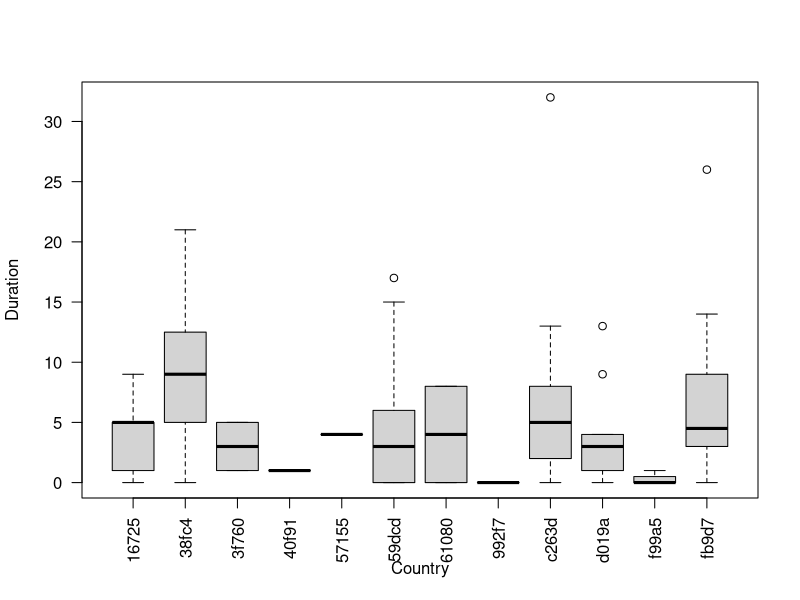
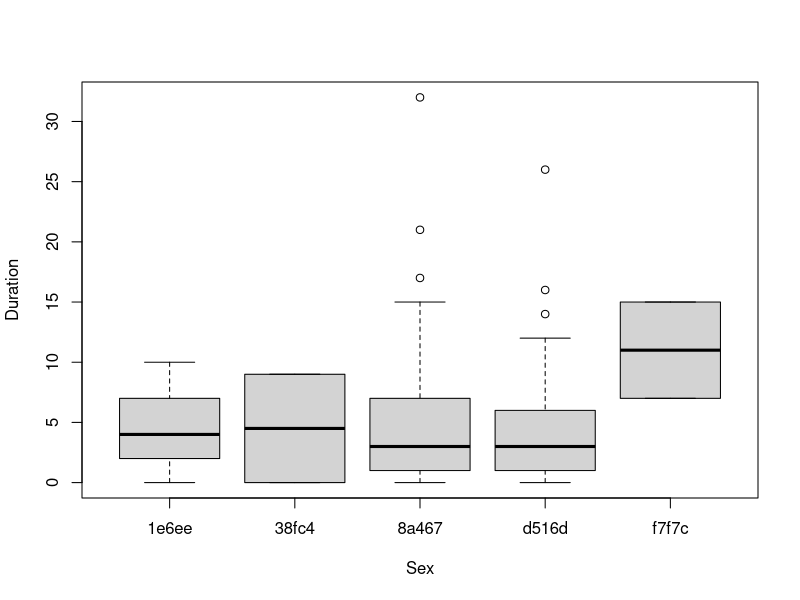

Source code (R) for these figures, in order:
## ---- chunk 1
knitr::opts_chunk$set(echo = TRUE)
## ---- chunk 2
rm(list = ls())
train <- read.table('train2.txt',sep = ',',header = TRUE)
test <- read.table('test2.txt',sep = ',',header = TRUE)
plot(factor(train$country),train$duration,xlab = 'Country', ylab = 'Duration',main = '',las=2)
table(train$country)
plot(factor(train$sex),train$duration,xlab = 'Sex', ylab = 'Duration',main = '')
## ---- chunk 3
train$is_train = T
test$is_train = F
train$Id = NA
train$outcome = NULL
test$duration = NA
combined = rbind(train,test)
## ---- chunk 4
age <- combined$age

#if age is an interval then we define it as mean
for (i in 1:length(age)) {
  if (grepl('-',age[i])) {
    z = strsplit(age[i], '-')
    age[i] = mean (as.numeric(c(z[[1]][1],z[[1]][2])))
  }
}

age <- as.numeric(age)
mu <- mean(age[!is.na(age)])
library(tidyverse)
age = replace_na(age,mu)

#age = as.numeric(age)
for (i in 1:length(age)) {
  if (is.na(age[i]) || age[i] == '') {
    age.missing[i] =1
  }
}

all.age <- as.data.frame(cbind(age))
## ---- chunk 5
#we only select the feature that appears >4 times in training set
sex = combined$sex
sex_union = union(train$sex,test$sex)
sex_union = c(sex_union,'others')
##create a data frame containing all union sex 
sex_matrix = as.data.frame(matrix(ncol = length(sex_union), nrow = length(sex)))

##crreate a array of each feature in sex
feature = c()
for (each_sex in sex_union) {feature = append(feature,paste0('sex.',each_sex))}

colnames(sex_matrix) = feature

for (i in 1:length(sex)) {
  for (j in 1:length(feature)) {
    if (grepl(sex[i],feature[j])) {
      sex_matrix[i,j] = 1
    }
    else {sex_matrix[i,j] = 0}
  }
}
low_index = apply(sex_matrix, 2, sum) < 8
for (i in 1:length(sex)) {
  if (sum(sex_matrix[i,low_index])>0){
    sex_matrix[i,'sex.others'] = 1
  }
}
new_low_index = apply(sex_matrix, 2, sum) < 8
sex_matrix[,new_low_index] = NULL
new.combined <- cbind(all.age,sex_matrix)
## ---- chunk 6
#we only select the feature that appears >4 times in training set
province = combined$province
province_union = union(train$province,test$province)
province_union = c(province_union,'others')
##create a data frame containing all union province 
province_matrix = as.data.frame(matrix(ncol = length(province_union), nrow = length(province)))

##crreate a array of each feature in province
feature = c()
for (each_province in province_union) {feature = append(feature,paste0('province.',each_province))}

colnames(province_matrix) = feature

for (i in 1:length(province)) {
  for (j in 1:length(feature)) {
    if (grepl(province[i],feature[j])) {
      province_matrix[i,j] = 1
    }
    else {province_matrix[i,j] = 0}
  }
}
low_index = apply(province_matrix, 2, sum) < 8
for (i in 1:length(province)) {
  if (sum(province_matrix[i,low_index])>0){
    province_matrix[i,'province.others'] = 1
  }
}
new_low_index = apply(province_matrix, 2, sum) < 8
province_matrix[,new_low_index] = NULL

new.combined <- cbind(new.combined,province_matrix)
## ---- chunk 7
#we only select the feature that appears >4 times in training set
country = combined$country
country_union = union(train$country,test$country)
country_union = c(country_union,'others')
##create a data frame containing all union country 
country_matrix = as.data.frame(matrix(ncol = length(country_union), nrow = length(country)))

##crreate a array of each feature in country
feature = c()
for (each_country in country_union) {feature = append(feature,paste0('country.',each_country))}

colnames(country_matrix) = feature

for (i in 1:length(country)) {
  for (j in 1:length(feature)) {
    if (grepl(country[i],feature[j])) {
      country_matrix[i,j] = 1
    }
    else {country_matrix[i,j] = 0}
  }
}
low_index = apply(country_matrix, 2, sum) < 8
for (i in 1:length(country)) {
  if (sum(country_matrix[i,low_index])>0){
    country_matrix[i,'country.others'] = 1
  }
}
new_low_index = apply(country_matrix, 2, sum) < 8
country_matrix[,new_low_index] = NULL

new.combined <- cbind(new.combined,country_matrix)
## ---- chunk 8
#we only select the feature that appears >4 times in training set
V1 = combined$V1
V1_union = union(train$V1,test$V1)
V1_union = c(V1_union,'others')
##create a data frame containing all union V1 
V1_matrix = as.data.frame(matrix(ncol = length(V1_union), nrow = length(V1)))

##crreate a array of each feature in V1
feature = c()
for (each_V1 in V1_union) {feature = append(feature,paste0('V1.',each_V1))}

colnames(V1_matrix) = feature

for (i in 1:length(V1)) {
  for (j in 1:length(feature)) {
    if (grepl(V1[i],feature[j])) {
      V1_matrix[i,j] = 1
    }
    else {V1_matrix[i,j] = 0}
  }
}
low_index = apply(V1_matrix, 2, sum) < 8
for (i in 1:length(V1)) {
  if (sum(V1_matrix[i,low_index])>0){
    V1_matrix[i,'V1.others'] = 1
  }
}
new_low_index = apply(V1_matrix, 2, sum) < 8
V1_matrix[,new_low_index] = NULL

new.combined <- cbind(new.combined,V1_matrix)
## ---- chunk 9
confirmed = combined$confirmed
for (i in 1:length(confirmed)){
  confirmed[i]=as.POSIXct(confirmed[i], format="%d.%m.%y")
}
confirmed = as.numeric(confirmed)
mu <- mean(confirmed[!is.na(confirmed)])
library(tidyverse)
confirmed = replace_na(confirmed,mu)
new.combined <- cbind(new.combined,confirmed)
## ---- chunk 10
##1. pre-processiong with text data 
#TODO: (optional) add feature no_symptoms
# train symptoms
train_symptoms=as.data.frame(combined$symptoms)
#split string by ';'
library('tidyverse')
train_symptoms=as.data.frame(separate_rows(train_symptoms, 1, sep = ";", convert = FALSE))
colnames(train_symptoms) = c('train_symptoms')


for (i in 1:nrow(train_symptoms)){
  ## TODO: another way to extract feature by particular temp
  if (grepl('fever',train_symptoms[i,1])) {train_symptoms[i,1] = 'fever'}
  
  #remove leading space and trail space
  train_symptoms[i,1] = gsub("^\\s+|\\s+$", "", train_symptoms[i,1])
}

# test symptoms
test_symptoms=as.data.frame(test$symptoms)
#split string by ';'
test_symptoms=as.data.frame(separate_rows(test_symptoms, 1, sep = ";", convert = FALSE))
colnames(test_symptoms) = c('test_symptoms')
for (i in 1:nrow(test_symptoms)){
  ## TODO: another way to extract feature by particular temp
  if (grepl('fever',test_symptoms[i,1])) {test_symptoms[i,1] = 'fever'}
  
  #remove leading space and trail space
  test_symptoms[i,1] = gsub("^\\s+|\\s+$", "", test_symptoms[i,1])
}


## ---- chunk 11
##extract feature from train data
#Find interection of symptoms in train and test
symptoms_intersect=intersect(train_symptoms$train_symptoms,test_symptoms$test_symptoms)

#here we want to remove missing value in intersect array
symptoms_intersect = symptoms_intersect[-4]

symptoms = combined$symptoms
##create a data frame containing all intersect V1 
symptoms_matrix = as.data.frame(matrix(ncol = length(symptoms_intersect), nrow = length(symptoms)))

##crreate a array of each feature in V1
feature = c()
for (each_symptoms in symptoms_intersect) {feature = append(feature,paste0('symptoms.',each_symptoms))}

colnames(symptoms_matrix) = feature

for (i in 1:length(symptoms)) {
  for (j in 1:length(feature)) {
    if (grepl(symptoms_intersect[j],symptoms[i])) {
      symptoms_matrix[i,j] = 1
    }
    else {symptoms_matrix[i,j] = 0}
  }
}
##keeps only fever and cough
##add duration and symptoms.feature in new.train
duration = combined$duration
new.combined <- cbind(new.combined,symptoms_matrix[,c(4,5)],duration)
## ---- chunk 12
train_ind = 1:nrow(train)
new.test = new.combined[-train_ind,] %>% select(-duration)
write.table(new.test, file = 'cleaned_test.txt', sep= ',')
## ---- chunk 13
new.train = new.combined[train_ind,]
pre_model = lm(duration~age+confirmed,data = new.train)

age = new.train$age + 1
confirmed = new.train$confirmed+ 3600
new_data =as.data.frame(cbind(confirmed,age))
pred = predict(pre_model, new_data)


train_combined = new.train
train_combined$age = new_data$age
train_combined$confirmed = new_data$confirmed
train_combined$duration = pred

train_combined = rbind(new.train,train_combined)


write.table(train_combined, file = 'cleaned_train.txt', sep= ',')
